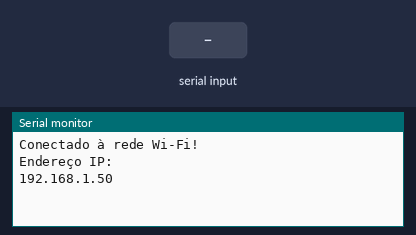
Bench run of a sketch on a simulated ESP32. On the bench: the last lines printed to the serial monitor. The inputs (shaded band) are chosen by the test bench. WiFi joins after 1.5 s; servers stay silent unless stated; uploads are accepted with an empty reply.

Above: at 2.7 s.
2.8 s: "1\n" received over Serial
At 4.7 s:
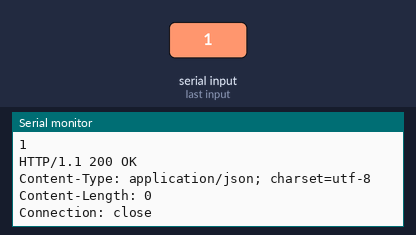
5.0 s: "0\n" received over Serial
At 5.6 s:
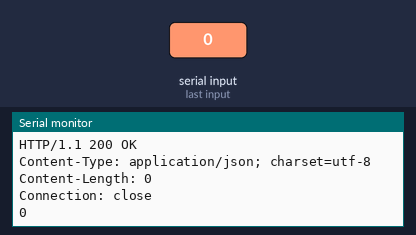
6.5 s: "2\n" received over Serial
At 7.4 s:
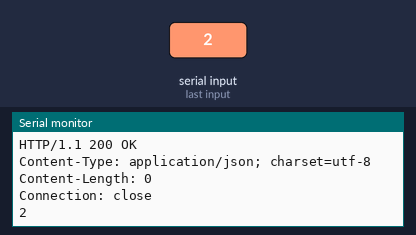
Timing chart, 0 to 9.5 s (numbered marks = the images above; inputs shaded):
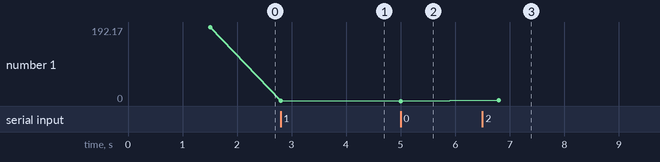

The sketch:

horta-esp32.ino
```cpp
#include <WiFi.h>
#include <WiFiManager.h>
#include <WiFiClient.h>
#include <ArduinoJson.h>

const char* serverAddress = "cloud.codeexplorers.tech"; // Insira o endereço IP do seu servidor
const int serverPort = 80;

WiFiClient client;

void setup() {
  Serial.begin(9600);
  WiFiManager wifiManager;

  if (!wifiManager.autoConnect("Configurar-Horta")) {
    Serial.println("Falha ao conectar-se e tempo esgotado");
    delay(3000);
    ESP.restart();
    delay(5000);
  }

  Serial.println("Conectado à rede Wi-Fi!");
  Serial.println("Endereço IP: ");
  Serial.println(WiFi.localIP());
}

void loop() {
  if (client.connected() && client.available()) {
    String response = client.readStringUntil('\r');
    Serial.println(response);
  }

  if (Serial.available() > 0) {
    String data = Serial.readStringUntil('\n');
    Serial.println(data);
    sendJSONToServer(data);
  }
}

void sendJSONToServer(String jsonData) {
  if (!client.connect(serverAddress, serverPort)) {
    Serial.println("Falha na conexão com o servidor");
    return;
  }

  StaticJsonDocument<200> jsonDocument;
  DeserializationError error = deserializeJson(jsonDocument, jsonData);

  if (error) {
    Serial.print("deserializeJson() falhou: ");
    Serial.println(error.c_str());
    return;
  }

  String postRequest = "POST /insert_data.php HTTP/1.1\r\n"; // Caminho correto para o arquivo PHP
  postRequest += "Host: ";
  postRequest += serverAddress;
  postRequest += "\r\n";
  postRequest += "Content-Type: application/json\r\n";
  postRequest += "Content-Length: ";
  postRequest += measureJson(jsonDocument);
  postRequest += "\r\n\r\n";
  postRequest += jsonData;

  client.print(postRequest);
  delay(500);

  while (client.available()) {
    String line = client.readStringUntil('\r');
    Serial.print(line);
  }
}
```

Measured:
- after the input at 2.8 s, the serial monitor: prints a new line at once (image 1)
- after the input at 5.0 s, the serial monitor: prints a new line at once (image 2)
- after the input at 6.5 s, the serial monitor: prints a new line after 0.30 s (image 3)
- plotted number 1: 192.17 → 1 after the input at 2.8 s, 0 → 2 after the input at 6.5 s
